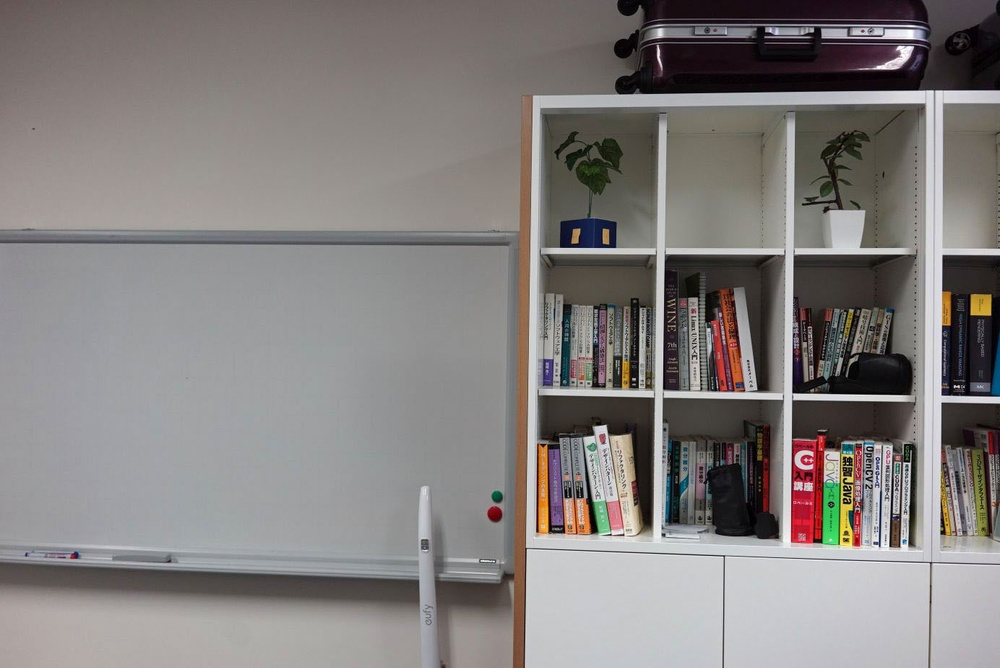
#> input picture pano_ref.jpg, 1000 x 668 px, shrunk from 1384 x 924 before the run, found by its file name
$ jupyter execute ou_dip_09.ipynb   (shell and % lines are left out)
#> lines starting #> are read from the running program, lines starting #| are printed output that depends on the picture
[cell 1]
# Googleドライブへのマウント（Colab用コード）
from google.colab import drive
drive.mount('/content/drive')
%cd "/content/drive/My Drive/Colab Notebooks/ou_dip/"
from google.colab.patches import cv2_imshow # colab内で画像表示関数がうまく動かないので、パッチが提供されている

[cell 2]
import cv2
import numpy as np  # PythonのOpenCVでは、画像はnumpyのarrayとして管理される
from PIL import Image
import matplotlib.pyplot as plt

def imshow(img):
  if img.ndim == 3:
    img = cv2.cvtColor(img,cv2.COLOR_BGR2RGB)
    display(Image.fromarray(img))
  else:
    display(Image.fromarray(img))

[cell 3]
# imgをrefに張り合わせることを考える
ref = cv2.imread("pano_ref.jpg") # ベースとなる画像（BGR）
#> ref is the input picture: shape (668, 1000, 3); mean B, G, R 126.6, 127.9, 132.1
src = cv2.imread("pano_src.jpg") # 変換する画像（BGR）
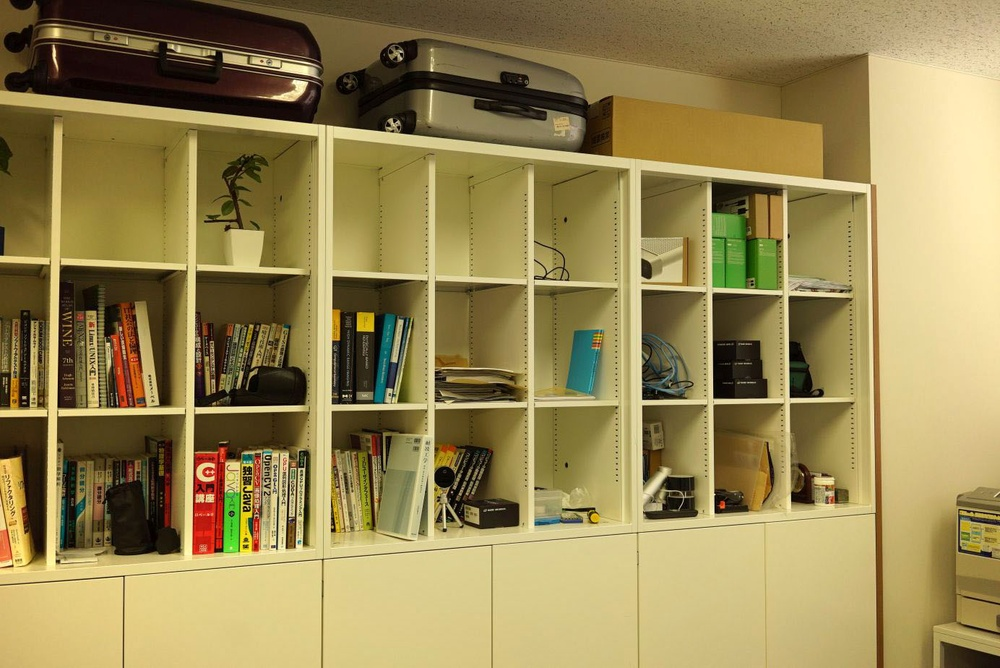
#> input picture ou_dip/pano_src.jpg, 1000 x 668 px, shrunk from 1384 x 924 before the run
#> src is the input picture: shape (668, 1000, 3); mean B, G, R 83.5, 134.7, 151.4

# 参考： https://docs.opencv.org/master/db/d27/tutorial_py_table_of_contents_feature2d.html

# ORB を使う場合の例。AKAZEならAKAZE_create、SIFTならSIFT_create
## BRIEFなら keypointがStarDetector_create (FAST特徴点)、descriptorがBriefDescriptorExtractor_create()
## SIFTは、ちょっと古いバージョンのOpenCVには入ってない（特許関係の問題）。特許が切れたので、最近のバージョンは入ってる。
## 精度ならAKAZE、速さならORBがおすすめ。
orb = cv2.ORB_create()

# 各画像に対するkeypointとdescriptorの計算
kp_ref, des_ref = orb.detectAndCompute(ref, None)
#> kp_ref = 500 keypoints; strongest (x, y, size): (844, 479, 31), (844, 499, 31), (907, 463, 37.2), (905, 463, 31)
kp_src, des_src = orb.detectAndCompute(src, None)
#> kp_src = 500 keypoints; strongest (x, y, size): (246, 489, 31), (195, 405, 31), (790, 396, 31), (301, 471, 31)

# マッチング。ORBなどはハミング距離（cv2.NORM_HAMMING）。SIFTなどはユークリッド距離（cv2.NORM_L2）。
matcher = cv2.BFMatcher(cv2.NORM_HAMMING, crossCheck=True)
matches = matcher.match(des_ref,des_src)
#> matches = 194 matches

# 距離が小さい順に並べてみる（可視化のため）
matches = sorted(matches, key = lambda x:x.distance)

# 最も小さい距離で対応づいた100組の対応点を可視化してみる
corr_disp = cv2.drawMatches(ref,kp_ref,src,kp_src,matches[:100],None,flags=cv2.DrawMatchesFlags_NOT_DRAW_SINGLE_POINTS)
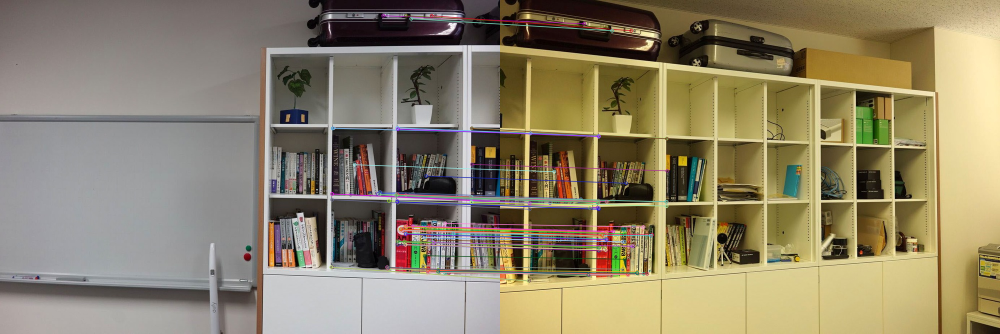
#> corr_disp: shape (668, 2000, 3) (shown at 1/2 size); mean B, G, R 106.5, 131.8, 142.3
imshow(corr_disp) # 表示

# 対応点の登録とホモグラフィ行列の推定（w/ RANSAC。閾値は5.0画素にした）
pts_ref = np.float32([ kp_ref[m.queryIdx].pt for m in matches]).reshape(-1,1,2)
#> pts_ref = 194 rows, first 8: [794.9, 256.3], [759.6, 383.4], [793, 391], [795, 489], [794.9, 488.2], [810.7, 466.6], [943.5, 404.4], [740.3, 389.8]
pts_src = np.float32([ kp_src[m.trainIdx].pt  for m in matches]).reshape(-1,1,2)
#> pts_src = 194 rows, first 8: [197.3, 272.2], [161.2, 397.7], [195, 405], [197, 501], [197.3, 499.7], [211.7, 478.1], [332.6, 411.8], [143.1, 404.4]
H, mask = cv2.findHomography(pts_src, pts_ref, cv2.RANSAC,5.0)
#> H = [[0.573, 0.00967, 611.4], [-0.144, 0.933, 8.99], [-0.000446, 9.28e-06, 1]]; mask = 194 values, max 1 at index 0, min 0 at index 100, mean 0.799

[cell 4]
len(matches)
#> Out = 194
